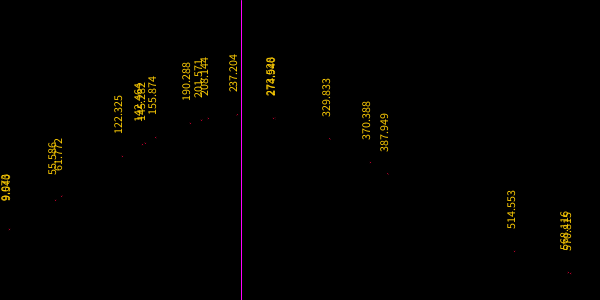
Frame 1 (no input)
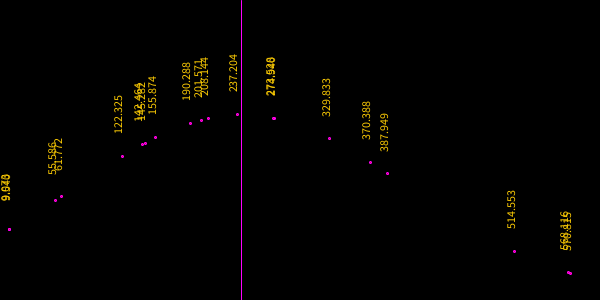
Frame 60 (the mouse pressed at the canvas centre just before this capture)
Frame 120 (the mouse held since frame 60 and released just before this capture): identical to frame 60, image omitted

The Processing sketch that drew these frames (run headless with seeded random() and noise(); from frame 60 on, the mouse is pressed at the canvas centre):

// Processing sketch: BellCurve
// ── BellCurve.pde
 //The probability of any given value occurring as a function of the mean (often written as μ, the Greek letter mu) and standard deviation (σ, the Greek letter sigma).

FloatList floatValue;
float mu, sd;
int t=0;

void setup() {
  size(600, 300);
  floatValue = new FloatList(); 
  for (int i = 0; i < 20; i++) {
    floatValue.append(random(width));
  }
  mu = mean(); // calculate mean
  sd = SD(mu); // calculate standard deviation
}


void draw() {
  background(0); 



  // floatValue.sort(); // Sort FloatList
  for (int i=0; i<floatValue.size (); i++) {
    float P = floatValue.get(i);
    println(P);
    float z = zScore(P, mu, sd); // calculate z score if you want to represets Standard distribution
    float nd = normalDistribution(P, mu, sd); // calculate Normal distribution   
    float y = height-nd*6000;
    fill(#FC003B);
    ellipse(P, y, 2, 2);
    lable(P, y-40);
  }
  stroke(255, 0, 255);
  line(mu, height, mu, 0); 
  //  stroke(-1, 50);
  //  line(mouseX, 0, mouseX, height);
  //  line(0, mouseY, width, mouseY);
}

float mean() {
  float mu=0;
  for (int i=0; i<floatValue.size (); i++) {
    float P = floatValue.get(i);
    mu=mu+P;
  }
  mu = mu/floatValue.size();
  return mu;
}


float SD(float mu) {
  float sd=0;
  for (int i=0; i<floatValue.size (); i++) {
    float P = floatValue.get(i);
    sd = sd + sq(P-mu);
  }
  sd = sqrt(sd/floatValue.size());
  return sd;
}


float zScore(float num, float mu, float sd) {
  float z = 0;
  z = (num - mu)/sd;
  return z;
}


float normalDistribution(float num, float mu, float sd) {
  float e = 2.71828182845904523536; 
  float ND  =  (1/sqrt(TWO_PI * sd ))*pow (e, (-(sq(num - mu))/(2*sq(sd ))));
  return ND;
}


class Point {
  float x;
  Point(float x) {
    this.x =x;
  }
}


void lable(float x, float y) {
  fill(#FAC903);
  pushMatrix();
  translate(x, y);
  rotate(3*PI/2);
  textAlign(CENTER);
  text(x, 0, 0);
  popMatrix();
}
